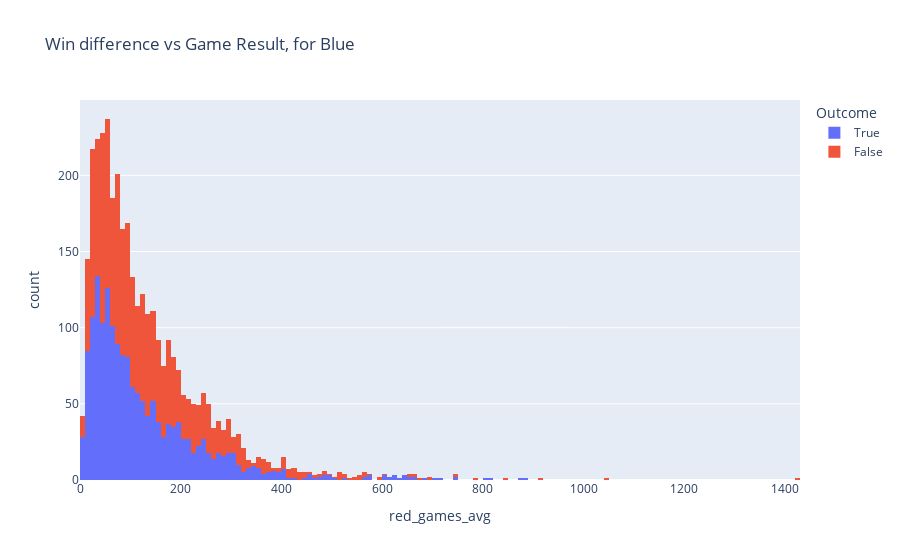

Notebook source saved alongside this figure:
### Code cell
fig_3 = px.histogram(df_nov_fea, x='red_games_avg', title='Win difference vs Game Result, for Blue',color='Outcome')
fig_3.show()

### Figure 1 — Plotly figure (JSON) as saved in the notebook; plotly's stock layout.template omitted (floating-point values rounded to 4 significant figures; data arrays with more than 128 entries replaced by an {"elided": "..."} marker saying what was removed)
{"data": [{"alignmentgroup": "True", "bingroup": "x", "hovertemplate": "Outcome=True<br>red_games_avg=%{x}<br>count=%{y}<extra></extra>", "legendgroup": "True", "marker": {"color": "#636efa", "pattern": {"shape": ""}}, "name": "True", "offsetgroup": "True", "orientation": "v", "showlegend": true, "type": "histogram", "x": {"elided": "1714 float values"}, "xaxis": "x", "yaxis": "y"}, {"alignmentgroup": "True", "bingroup": "x", "hovertemplate": "Outcome=False<br>red_games_avg=%{x}<br>count=%{y}<extra></extra>", "legendgroup": "False", "marker": {"color": "#EF553B", "pattern": {"shape": ""}}, "name": "False", "offsetgroup": "False", "orientation": "v", "showlegend": true, "type": "histogram", "x": {"elided": "1851 float values"}, "xaxis": "x", "yaxis": "y"}], "layout": {"autosize": true, "barmode": "relative", "legend": {"title": {"text": "Outcome"}, "tracegroupgap": 0}, "title": {"text": "Win difference vs Game Result, for Blue"}, "xaxis": {"anchor": "y", "autorange": true, "domain": [0, 1], "range": [0, 1430], "title": {"text": "red_games_avg"}, "type": "linear"}, "yaxis": {"anchor": "x", "autorange": true, "domain": [0, 1], "range": [0, 249.5], "title": {"text": "count"}}}}
